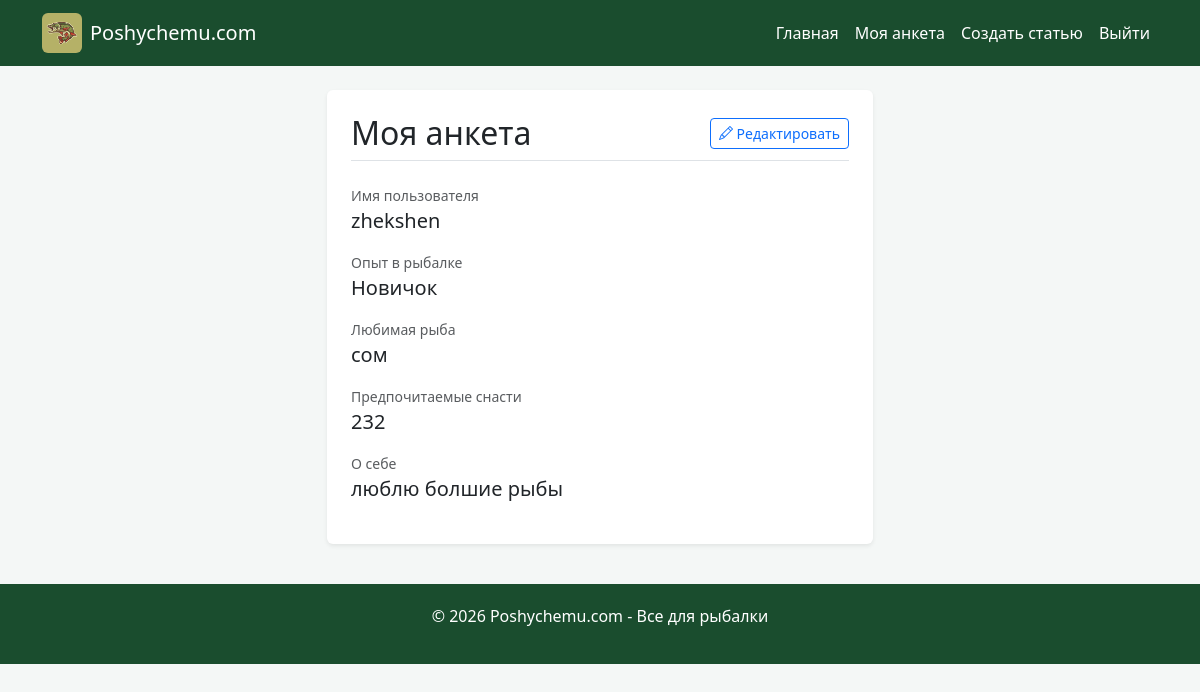
/survey/ (signed in), run on the app's committed database.
### blog/models.py (models this page shows, shortened)
class UserSurvey(models.Model):
    EXPERIENCE_CHOICES = [
        ('beginner', 'Новичок'),
        ('intermediate', 'Любитель'),
        ('pro', 'Профессионал'),
    ]
    user = models.OneToOneField(User, on_delete=models.CASCADE, related_name='survey', verbose_name="Пользователь")
    fishing_experience = models.CharField(max_length=20, choices=EXPERIENCE_CHOICES, verbose_name="Опыт в рыбалке")
    favorite_fish = models.CharField(max_length=100, verbose_name="Любимая рыба")
    preferred_gear = models.CharField(max_length=100, verbose_name="Предпочитаемые снасти")
    about_me = models.TextField(blank=True, verbose_name="О себе")

### blog/views.py (the view)
# urls.py: path('survey/', views.survey, name='survey'),
@login_required
def survey(request):
    try:
        user_survey = request.user.survey
    except UserSurvey.DoesNotExist:
        user_survey = None
    edit_mode = request.GET.get('edit') == '1' or user_survey is None
    if request.method == 'POST':
        form = UserSurveyForm(request.POST, instance=user_survey)
        if form.is_valid():
            survey_instance = form.save(commit=False)
            survey_instance.user = request.user
            survey_instance.save()
            messages.success(request, 'Анкета успешно сохранена!')
            return redirect('survey')
    else:
        form = UserSurveyForm(instance=user_survey)
    return render(request, 'blog/survey.html', {
        'form': form,
        'survey': user_survey,
        'edit_mode': edit_mode
    })

### blog/templates/blog/survey.html
{% extends 'blog/base.html' %}
{% block content %}
<div class="row">
    <div class="col-md-6 offset-md-3">
        <div class="bg-white p-4 rounded shadow-sm">
            {% if edit_mode %}
                <h2 class="mb-4 text-center">Заполнить анкету рыбака</h2>
                <form method="post">
                    {% csrf_token %}
                    {% for field in form %}
                        <div class="mb-3">
                            <label for="{{ field.id_for_label }}" class="form-label"><strong>{{ field.label }}</strong></label>
                            {{ field }}
                            {% if field.help_text %}
                                <div class="form-text">{{ field.help_text }}</div>
                            {% endif %}
                            {% for error in field.errors %}
                                <div class="text-danger small">{{ error }}</div>
                            {% endfor %}
                        </div>
                    {% endfor %}
                    <div class="mt-4 d-grid gap-2">
                        <button type="submit" class="btn btn-primary">Сохранить анкету</button>
                        {% if survey %}
                            <a href="{% url 'survey' %}" class="btn btn-outline-secondary">Отмена</a>
                        {% endif %}
                    </div>
                </form>
            {% else %}
                <div class="d-flex justify-content-between align-items-center mb-4 pb-2 border-bottom">
                    <h2 class="mb-0">Моя анкета</h2>
                    <a href="{% url 'survey' %}?edit=1" class="btn btn-sm btn-outline-primary">
                        <i class="bi bi-pencil"></i> Редактировать
                    </a>
                </div>
                <div class="survey-details">
                    <div class="mb-3">
                        <label class="text-muted small d-block">Имя пользователя</label>
                        <p class="fs-5 mb-0">{{ user.username }}</p>
                    </div>
                    <div class="mb-3">
                        <label class="text-muted small d-block">Опыт в рыбалке</label>
                        <p class="fs-5 mb-0">{{ survey.get_fishing_experience_display }}</p>
                    </div>
                    <div class="mb-3">
                        <label class="text-muted small d-block">Любимая рыба</label>
                        <p class="fs-5 mb-0">{{ survey.favorite_fish }}</p>
                    </div>
                    <div class="mb-3">
                        <label class="text-muted small d-block">Предпочитаемые снасти</label>
                        <p class="fs-5 mb-0">{{ survey.preferred_gear }}</p>
                    </div>
                    {% if survey.about_me %}
                    <div class="mb-3">
                        <label class="text-muted small d-block">О себе</label>
                        <p class="fs-5 mb-0">{{ survey.about_me|linebreaksbr }}</p>
                    </div>
                    {% endif %}
                </div>
            {% endif %}
        </div>
    </div>
</div>
{% endblock %}

### blog/templates/blog/base.html (style rules this page uses)
body { background-color: #f4f7f6; }

### data on the page
UserSurvey: fishing_experience "Новичок", favorite_fish "сом", preferred_gear "232", about_me "люблю болшие рыбы"

### other printed values
{{ user.username }} "zhekshen"
